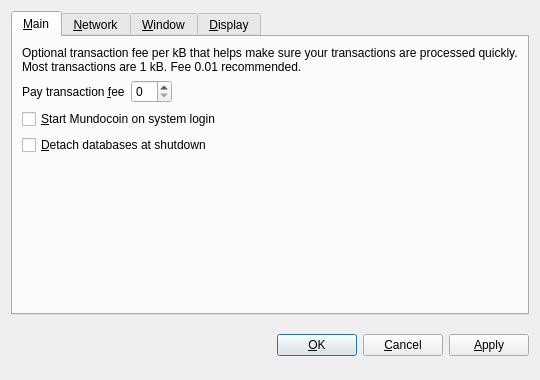
<?xml version="1.0" encoding="UTF-8"?>
<ui version="4.0">
 <class>OptionsDialog</class>
 <widget class="QDialog" name="OptionsDialog">
  <property name="geometry">
   <rect>
    <x>0</x>
    <y>0</y>
    <width>540</width>
    <height>380</height>
   </rect>
  </property>
  <property name="windowTitle">
   <string>Options</string>
  </property>
  <property name="modal">
   <bool>true</bool>
  </property>
  <layout class="QVBoxLayout" name="verticalLayout">
   <item>
    <widget class="QTabWidget" name="tabWidget">
     <property name="tabPosition">
      <enum>QTabWidget::North</enum>
     </property>
     <property name="currentIndex">
      <number>0</number>
     </property>
     <widget class="QWidget" name="tabMain">
      <attribute name="title">
       <string>&amp;Main</string>
      </attribute>
      <layout class="QVBoxLayout" name="verticalLayout_Main">
       <item>
        <widget class="QLabel" name="transactionFeeInfoLabel">
         <property name="text">
          <string>Optional transaction fee per kB that helps make sure your transactions are processed quickly. Most transactions are 1 kB. Fee 0.01 recommended.</string>
         </property>
         <property name="textFormat">
          <enum>Qt::PlainText</enum>
         </property>
         <property name="wordWrap">
          <bool>true</bool>
         </property>
        </widget>
       </item>
       <item>
        <layout class="QHBoxLayout" name="horizontalLayout_Main">
         <item>
          <widget class="QLabel" name="transactionFeeLabel">
           <property name="text">
            <string>Pay transaction &amp;fee</string>
           </property>
           <property name="textFormat">
            <enum>Qt::PlainText</enum>
           </property>
           <property name="buddy">
            <cstring>transactionFee</cstring>
           </property>
          </widget>
         </item>
         <item>
          <widget class="BitcoinAmountField" name="transactionFee"/>
         </item>
         <item>
          <spacer name="horizontalSpacer_Main">
           <property name="orientation">
            <enum>Qt::Horizontal</enum>
           </property>
           <property name="sizeHint" stdset="0">
            <size>
             <width>40</width>
             <height>20</height>
            </size>
           </property>
          </spacer>
         </item>
        </layout>
       </item>
       <item>
        <widget class="QCheckBox" name="bitcoinAtStartup">
         <property name="toolTip">
          <string>Automatically start Mundocoin after logging in to the system.</string>
         </property>
         <property name="text">
          <string>&amp;Start Mundocoin on system login</string>
         </property>
        </widget>
       </item>
       <item>
        <widget class="QCheckBox" name="detachDatabases">
         <property name="toolTip">
          <string>Detach block and address databases at shutdown. This means they can be moved to another data directory, but it slows down shutdown. The wallet is always detached.</string>
         </property>
         <property name="text">
          <string>&amp;Detach databases at shutdown</string>
         </property>
        </widget>
       </item>
       <item>
        <spacer name="verticalSpacer_Main">
         <property name="orientation">
          <enum>Qt::Vertical</enum>
         </property>
         <property name="sizeHint" stdset="0">
          <size>
           <width>20</width>
           <height>40</height>
          </size>
         </property>
        </spacer>
       </item>
      </layout>
     </widget>
     <widget class="QWidget" name="tabNetwork">
      <attribute name="title">
       <string>&amp;Network</string>
      </attribute>
      <layout class="QVBoxLayout" name="verticalLayout_Network">
       <item>
        <widget class="QCheckBox" name="mapPortUpnp">
         <property name="toolTip">
          <string>Automatically open the Mundocoin client port on the router. This only works when your router supports UPnP and it is enabled.</string>
         </property>
         <property name="text">
          <string>Map port using &amp;UPnP</string>
         </property>
        </widget>
       </item>
       <item>
        <widget class="QCheckBox" name="connectSocks">
         <property name="toolTip">
          <string>Connect to the Mundocoin network through a SOCKS proxy (e.g. when connecting through Tor).</string>
         </property>
         <property name="text">
          <string>&amp;Connect through SOCKS proxy:</string>
         </property>
        </widget>
       </item>
       <item>
        <layout class="QHBoxLayout" name="horizontalLayout_Network">
         <item>
          <widget class="QLabel" name="proxyIpLabel">
           <property name="text">
            <string>Proxy &amp;IP:</string>
           </property>
           <property name="textFormat">
            <enum>Qt::PlainText</enum>
           </property>
           <property name="buddy">
            <cstring>proxyIp</cstring>
           </property>
          </widget>
         </item>
         <item>
          <widget class="QValidatedLineEdit" name="proxyIp">
           <property name="maximumSize">
            <size>
             <width>140</width>
             <height>16777215</height>
            </size>
           </property>
           <property name="toolTip">
            <string>IP address of the proxy (e.g. 127.0.0.1)</string>
           </property>
          </widget>
         </item>
         <item>
          <widget class="QLabel" name="proxyPortLabel">
           <property name="text">
            <string>&amp;Port:</string>
           </property>
           <property name="textFormat">
            <enum>Qt::PlainText</enum>
           </property>
           <property name="buddy">
            <cstring>proxyPort</cstring>
           </property>
          </widget>
         </item>
         <item>
          <widget class="QLineEdit" name="proxyPort">
           <property name="maximumSize">
            <size>
             <width>55</width>
             <height>16777215</height>
            </size>
           </property>
           <property name="toolTip">
            <string>Port of the proxy (e.g. 9050)</string>
           </property>
          </widget>
         </item>
         <item>
          <widget class="QLabel" name="socksVersionLabel">
           <property name="text">
            <string>SOCKS &amp;Version:</string>
           </property>
           <property name="textFormat">
            <enum>Qt::PlainText</enum>
           </property>
           <property name="buddy">
            <cstring>socksVersion</cstring>
           </property>
          </widget>
         </item>
         <item>
          <widget class="QValueComboBox" name="socksVersion">
           <property name="toolTip">
            <string>SOCKS version of the proxy (e.g. 5)</string>
           </property>
          </widget>
         </item>
         <item>
          <spacer name="horizontalSpacer_Network">
           <property name="orientation">
            <enum>Qt::Horizontal</enum>
           </property>
           <property name="sizeHint" stdset="0">
            <size>
             <width>40</width>
             <height>20</height>
            </size>
           </property>
          </spacer>
         </item>
        </layout>
       </item>
       <item>
        <spacer name="verticalSpacer_Network">
         <property name="orientation">
          <enum>Qt::Vertical</enum>
         </property>
         <property name="sizeHint" stdset="0">
          <size>
           <width>20</width>
           <height>40</height>
          </size>
         </property>
        </spacer>
       </item>
      </layout>
     </widget>
     <widget class="QWidget" name="tabWindow">
      <attribute name="title">
       <string>&amp;Window</string>
      </attribute>
      <layout class="QVBoxLayout" name="verticalLayout_Window">
       <item>
        <widget class="QCheckBox" name="minimizeToTray">
         <property name="toolTip">
          <string>Show only a tray icon after minimizing the window.</string>
         </property>
         <property name="text">
          <string>&amp;Minimize to the tray instead of the taskbar</string>
         </property>
        </widget>
       </item>
       <item>
        <widget class="QCheckBox" name="minimizeOnClose">
         <property name="toolTip">
          <string>Minimize instead of exit the application when the window is closed. When this option is enabled, the application will be closed only after selecting Quit in the menu.</string>
         </property>
         <property name="text">
          <string>M&amp;inimize on close</string>
         </property>
        </widget>
       </item>
       <item>
        <spacer name="verticalSpacer_Window">
         <property name="orientation">
          <enum>Qt::Vertical</enum>
         </property>
         <property name="sizeHint" stdset="0">
          <size>
           <width>20</width>
           <height>40</height>
          </size>
         </property>
        </spacer>
       </item>
      </layout>
     </widget>
     <widget class="QWidget" name="tabDisplay">
      <attribute name="title">
       <string>&amp;Display</string>
      </attribute>
      <layout class="QVBoxLayout" name="verticalLayout_Display">
       <item>
        <layout class="QHBoxLayout" name="horizontalLayout_1_Display">
         <item>
          <widget class="QLabel" name="langLabel">
           <property name="text">
            <string>User Interface &amp;language:</string>
           </property>
           <property name="textFormat">
            <enum>Qt::PlainText</enum>
           </property>
           <property name="buddy">
            <cstring>lang</cstring>
           </property>
          </widget>
         </item>
         <item>
          <widget class="QValueComboBox" name="lang">
           <property name="toolTip">
            <string>The user interface language can be set here. This setting will take effect after restarting Mundocoin.</string>
           </property>
          </widget>
         </item>
        </layout>
       </item>
       <item>
        <layout class="QHBoxLayout" name="horizontalLayout_2_Display">
         <item>
          <widget class="QLabel" name="unitLabel">
           <property name="text">
            <string>&amp;Unit to show amounts in:</string>
           </property>
           <property name="textFormat">
            <enum>Qt::PlainText</enum>
           </property>
           <property name="buddy">
            <cstring>unit</cstring>
           </property>
          </widget>
         </item>
         <item>
          <widget class="QValueComboBox" name="unit">
           <property name="toolTip">
            <string>Choose the default subdivision unit to show in the interface and when sending coins.</string>
           </property>
          </widget>
         </item>
        </layout>
       </item>
       <item>
        <widget class="QCheckBox" name="displayAddresses">
         <property name="toolTip">
          <string>Whether to show Mundocoin addresses in the transaction list or not.</string>
         </property>
         <property name="text">
          <string>&amp;Display addresses in transaction list</string>
         </property>
        </widget>
       </item>
       <item>
        <spacer name="verticalSpacer_Display">
         <property name="orientation">
          <enum>Qt::Vertical</enum>
         </property>
         <property name="sizeHint" stdset="0">
          <size>
           <width>20</width>
           <height>40</height>
          </size>
         </property>
        </spacer>
       </item>
      </layout>
     </widget>
    </widget>
   </item>
   <item>
    <layout class="QHBoxLayout" name="horizontalLayout_Buttons">
     <item>
      <spacer name="horizontalSpacer_1">
       <property name="orientation">
        <enum>Qt::Horizontal</enum>
       </property>
       <property name="sizeHint" stdset="0">
        <size>
         <width>40</width>
         <height>48</height>
        </size>
       </property>
      </spacer>
     </item>
     <item>
      <widget class="QLabel" name="statusLabel">
       <property name="font">
        <font>
         <weight>75</weight>
         <bold>true</bold>
        </font>
       </property>
       <property name="text">
        <string/>
       </property>
       <property name="textFormat">
        <enum>Qt::PlainText</enum>
       </property>
       <property name="wordWrap">
        <bool>true</bool>
       </property>
      </widget>
     </item>
     <item>
      <spacer name="horizontalSpacer_2">
       <property name="orientation">
        <enum>Qt::Horizontal</enum>
       </property>
       <property name="sizeHint" stdset="0">
        <size>
         <width>40</width>
         <height>48</height>
        </size>
       </property>
      </spacer>
     </item>
     <item>
      <widget class="QPushButton" name="okButton">
       <property name="text">
        <string>&amp;OK</string>
       </property>
      </widget>
     </item>
     <item>
      <widget class="QPushButton" name="cancelButton">
       <property name="text">
        <string>&amp;Cancel</string>
       </property>
       <property name="autoDefault">
        <bool>false</bool>
       </property>
      </widget>
     </item>
     <item>
      <widget class="QPushButton" name="applyButton">
       <property name="text">
        <string>&amp;Apply</string>
       </property>
       <property name="autoDefault">
        <bool>false</bool>
       </property>
      </widget>
     </item>
    </layout>
   </item>
  </layout>
 </widget>
 <customwidgets>
  <customwidget>
   <class>BitcoinAmountField</class>
   <extends>QSpinBox</extends>
   <header>bitcoinamountfield.h</header>
  </customwidget>
  <customwidget>
   <class>QValueComboBox</class>
   <extends>QComboBox</extends>
   <header>qvaluecombobox.h</header>
  </customwidget>
  <customwidget>
   <class>QValidatedLineEdit</class>
   <extends>QLineEdit</extends>
   <header>qvalidatedlineedit.h</header>
  </customwidget>
 </customwidgets>
 <resources/>
 <connections/>
</ui>
